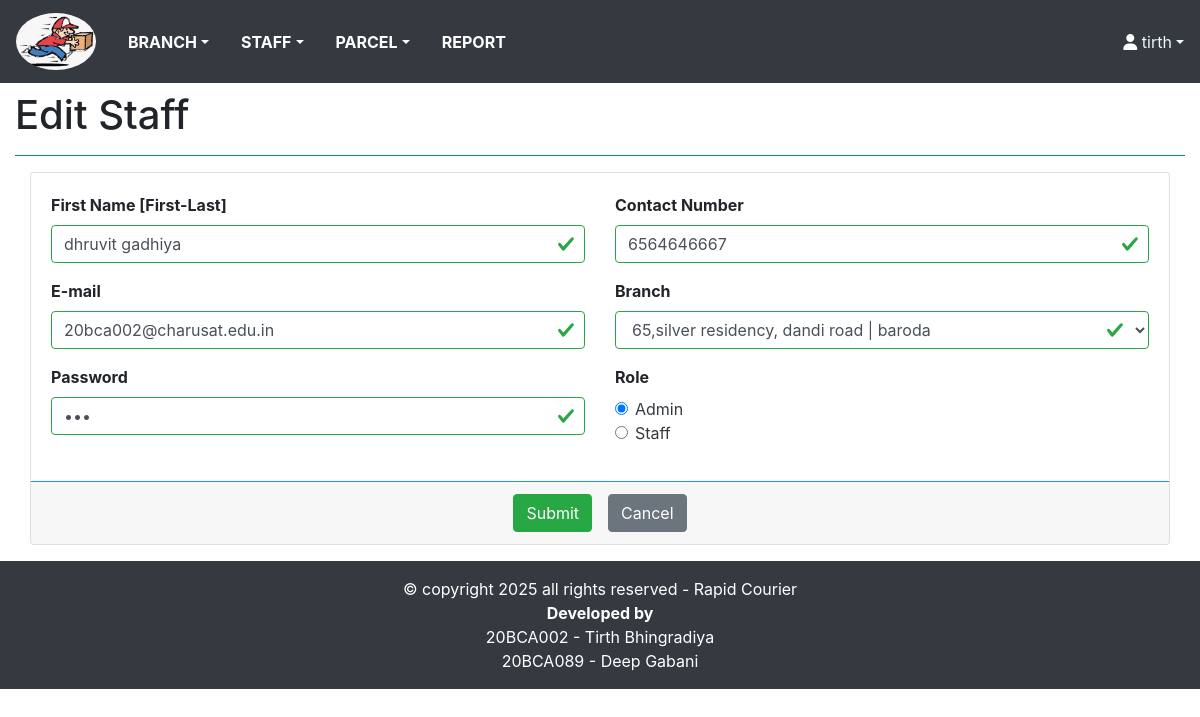
The page /editstaff.php?id=21 on the database its author committed.
### tables this page shows
CREATE TABLE `user` (
  `id` int(11) NOT NULL,
  `fname` varchar(30) NOT NULL,
  `contact` bigint(12) NOT NULL,
  `email` varchar(30) NOT NULL,
  `password` varchar(100) NOT NULL,
  `role` int(3) NOT NULL,
  `branchid` int(11) NOT NULL,
  `ip` varchar(30) NOT NULL,
  `status` int(3) NOT NULL
);

### editstaff.php (the view, shortened to what this page needs)
<!DOCTYPE html>
<html lang="en">
<head>
    <?php
    require_once "files.php";
    ?>
</head>
<body>
    <?php
    include "header.php";
    ?>
    <div class="content-header">
        <div class="container-fluid">
            <div class="row mb-2">
                <div class="col-sm-6">
                    <h1 class="m-0">Edit Staff</h1>
                </div>
            </div>
            <hr class="border-primary">
        </div>
    </div>
    <section class="content">
        <div class="container-fluid">
            <div class="col-lg-12">
                <div class="card card-outline">
                    <div class="card-body">
                        <form action="editstaffdata.php" method="post" id="manage-staff" class="was-validated">
                        <?php
                            $id = $_GET['id'];
                            $connection = mysqli_connect("localhost", "root", "", "project_cms") or die("connection fail");
                            $query = "select * from user where id=$id";
                            $record = mysqli_query($connection, $query);
                            $row = mysqli_fetch_array($record);
                            $role = $row['role'];
                            $pass = $row['password'];
                            $tempbranchid = $row['branchid'];
                            ?>
                            <div class="row">
                                <div class="col-md-12">
                                    <div class="row">
                                        <div class="col-sm-6 form-group ">
                                            <label for="" class="control-label">First Name [First-Last]</label>
                                            <input type="text" class="form-control" name="fullname" required value="<?php echo $row['fname']?>">
                                        </div>
                                        <div class="col-sm-6 form-group ">
                                            <label for="" class="control-label">Contact Number</label>
                                            <input type="number" class="form-control" name="number" required max="9999999999" min="1000000000" value="<?php echo $row['contact']?>">
                                        </div>
                                    </div>
                                    <div class="row">
                                        <div class="col-sm-6 form-group ">
                                            <label for="" class="control-label">E-mail</label>
                                            <input type="email" class="form-control" required name="email" value="<?php echo $row['email']?>">
                                        </div>
                                        <div class="col-sm-6 form-group ">
                                            <label for="" class="control-label">Branch</label>
                                            <select name="branchid" id="" class="form-control input-sm">
                                            <?php
                                                $connection = mysqli_connect("localhost", "root", "", "project_cms") or die("connection fail");
                                                $query = "select * from branch";
                                                $record=mysqli_query($connection, $query) or die("query fail");
                                                $num_result = mysqli_num_rows($record);
                                                for($i=0;$i<$num_result;$i++)
                                                {
                                                    $row = mysqli_fetch_array($record);
                                                    $selected = '';
                                                    if($row["id"] == $tempbranchid)
                                                    {
                                                        $selected = 'selected';
                                                    }
                                                    else{
                                                    }
                                                    echo '<option value=' . $row["id"].' '.$selected
                                                    .'>'.$row["street"].' | '.$row["city"].'</option>';
                                                }
                                            ?>
                                            </select>
                                        </div>
                                    </div>
                                    <div class="row">
                                        <div class="col-sm-6 form-group ">
                                            <label for="" class="control-label">Password</label>
                                            <input type="password" class="form-control" required name="pass" value="<?php echo $pass ?>">
                                        </div>
                                        <div class="col-sm-6 form-group">
                                            <label for="" class="control-label">Role</label>
                                                <div class="form-check">
                                                <input class="form-check-input" type="radio" name="rdrole" id="rdadmin" value="1" <?php if($role == 1) echo "checked" ?>>
                                                <label class="form-check-label text-dark" for="rdadmin">
                                                    Admin
                                                </label>
                                                </div>
                                                <div class="form-check">
                                                <input class="form-check-input" type="radio" name="rdrole" id="rdstaff" value="2" <?php if($role == 2) echo "checked" ?>>
                                                <label class="form-check-label text-dark" for="rdstaff">
                                                    Staff
                                                </label>
                                                </div>
                                        </div>
                                    </div>
                                </div>
                            </div>
                    </div>
                    <div class="card-footer border-top border-info">
                        <div class="d-flex w-100 justify-content-center align-items-center">
                            <input type="submit" name="submit" class="btn btn-success mx-2">
                            <a class="btn btn-secondary mx-2" href="listparcel.php">Cancel</a>
                        </div>
                    </div>
                </div>
            </div>
    </section>
    <?php
    include "footer.php";
    ?>
</body>
</html>

### editstaff.php (style rules this page uses)
.control-label { font-weight: bold; }

### rows shown on the page
user: fullname "dhruvit gadhiya", number "6564646667", email "20bca002@charusat.edu.in", role "☑ Admin", role "☐ Staff"

### other values the page prints
form field branchid "65,silver residency, dandi road | baroda"
